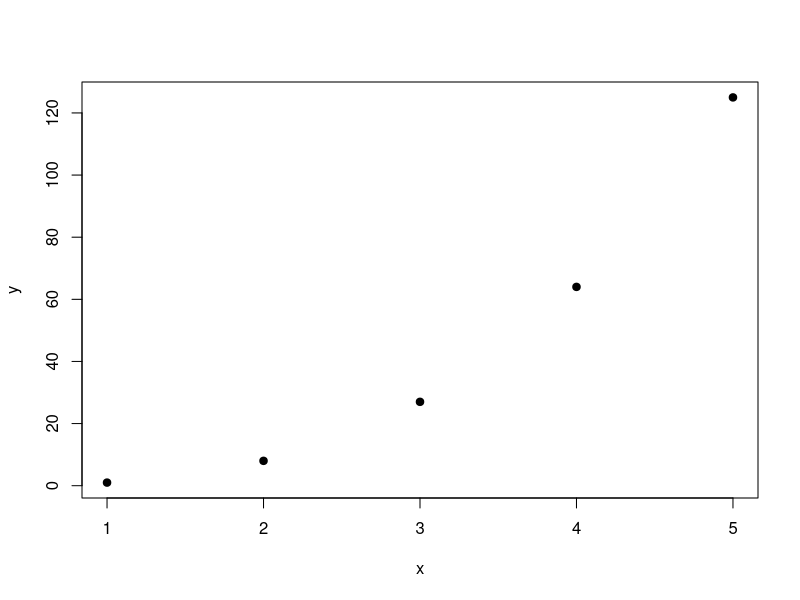
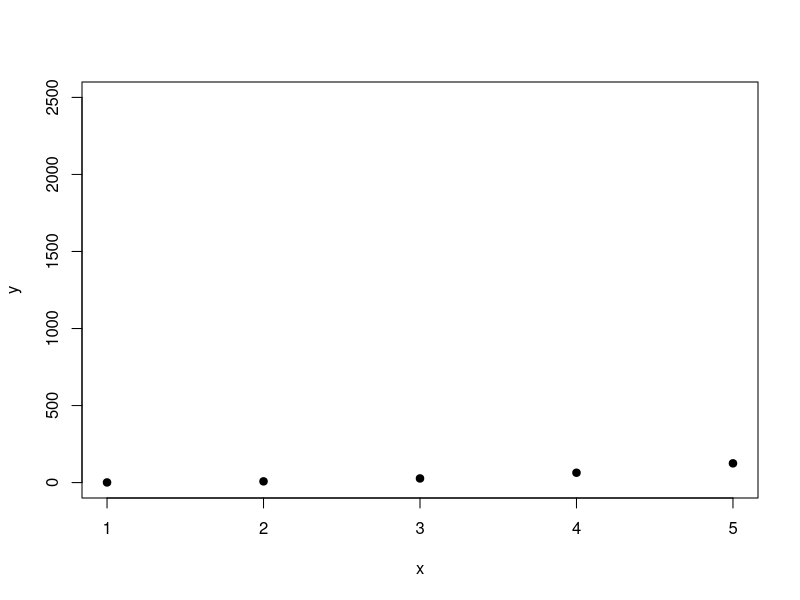

Write the R code that produced these figures, in order. (Note: this script raises an error after producing the figures.)
x <- c(10, 100, 1000, 3000,  5000, 7000, 10000, 11000);
y <- c(0.2, 0.82, 39.6, 349, 737, 1254, 2047, 2471);

x <- c(1, 2, 3, 4, 5)
y <- c(1, 8, 27, 64, 125)

plot(x, y, pch = 19)
#fit first degree polynomial equation:
fit_ln  <- lm(y~x)
#second degree
fit2 <- lm(y~poly(x,2,raw=TRUE))
#third degree
fit3 <- lm(y~poly(x,3,raw=TRUE))
#fourth degree
fit4 <- lm(y~poly(x,4,raw=TRUE))
#exponential
fit_exp <- lm(log(y)~ x)
#generate range of 50 numbers starting from 30 and ending at 160
xx <- seq(1, 15000)
plot(x,y,pch=19,ylim=c(0,2500))
lines(xx, predict(fit, data.frame(x=xx)), col="red")
lines(xx, predict(fit2, data.frame(x=xx)), col="green")
lines(xx, predict(fit3, data.frame(x=xx)), col="blue")
lines(xx, predict(fit_exp, data.frame(x=xx)), col="purple")

summary(fit2)
summary(fit3)
